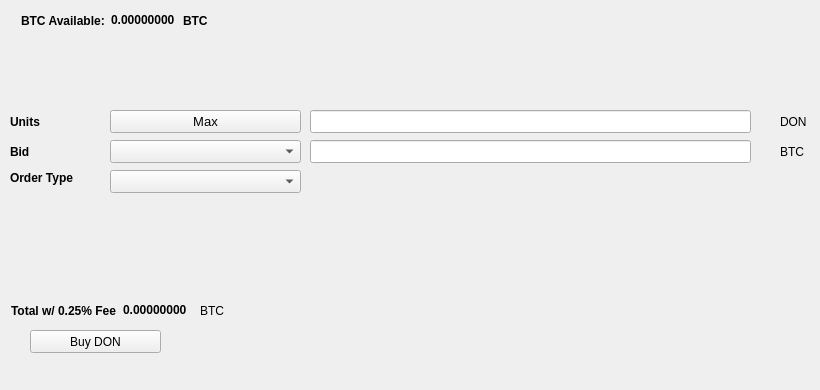
   <widget class="QWidget" name="BuyTab">
    <attribute name="title">
     <string>Buy</string>
    </attribute>
    <widget class="QPushButton" name="BuyDON">
     <property name="geometry">
      <rect>
       <x>30</x>
       <y>330</y>
       <width>131</width>
       <height>23</height>
      </rect>
     </property>
     <property name="text">
      <string>Buy DON</string>
     </property>
     <property name="icon">
      <iconset resource="../donate.qrc">
       <normaloff>:/icons/bitcoin</normaloff>:/icons/bitcoin</iconset>
     </property>
    </widget>
    <widget class="QLabel" name="label_3">
     <property name="geometry">
      <rect>
       <x>10</x>
       <y>110</y>
       <width>46</width>
       <height>23</height>
      </rect>
     </property>
     <property name="font">
      <font>
       <weight>75</weight>
       <bold>true</bold>
      </font>
     </property>
     <property name="text">
      <string>Units</string>
     </property>
    </widget>
    <widget class="QLineEdit" name="UnitsInput">
     <property name="geometry">
      <rect>
       <x>310</x>
       <y>110</y>
       <width>441</width>
       <height>23</height>
      </rect>
     </property>
     <property name="font">
      <font>
       <pointsize>9</pointsize>
       <weight>75</weight>
       <bold>true</bold>
      </font>
     </property>
    </widget>
    <widget class="QLineEdit" name="BuyBidPriceEdit">
     <property name="geometry">
      <rect>
       <x>310</x>
       <y>140</y>
       <width>441</width>
       <height>23</height>
      </rect>
     </property>
     <property name="font">
      <font>
       <pointsize>9</pointsize>
       <weight>75</weight>
       <bold>true</bold>
      </font>
     </property>
    </widget>
    <widget class="QLabel" name="label_4">
     <property name="geometry">
      <rect>
       <x>780</x>
       <y>110</y>
       <width>31</width>
       <height>23</height>
      </rect>
     </property>
     <property name="text">
      <string>DON</string>
     </property>
    </widget>
    <widget class="QLabel" name="label_5">
     <property name="geometry">
      <rect>
       <x>780</x>
       <y>140</y>
       <width>31</width>
       <height>23</height>
      </rect>
     </property>
     <property name="text">
      <string>BTC</string>
     </property>
    </widget>
    <widget class="QLabel" name="label_6">
     <property name="geometry">
      <rect>
       <x>10</x>
       <y>140</y>
       <width>46</width>
       <height>23</height>
      </rect>
     </property>
     <property name="font">
      <font>
       <weight>75</weight>
       <bold>true</bold>
      </font>
     </property>
     <property name="text">
      <string>Bid</string>
     </property>
    </widget>
    <widget class="QLabel" name="label_7">
     <property name="geometry">
      <rect>
       <x>10</x>
       <y>170</y>
       <width>91</width>
       <height>16</height>
      </rect>
     </property>
     <property name="font">
      <font>
       <weight>75</weight>
       <bold>true</bold>
      </font>
     </property>
     <property name="text">
      <string>Order Type</string>
     </property>
    </widget>
    <widget class="QPushButton" name="Buy_Max_Amount">
     <property name="geometry">
      <rect>
       <x>110</x>
       <y>110</y>
       <width>191</width>
       <height>23</height>
      </rect>
     </property>
     <property name="font">
      <font>
       <pointsize>10</pointsize>
      </font>
     </property>
     <property name="text">
      <string>Max</string>
     </property>
    </widget>
    <widget class="QComboBox" name="BuyBidcomboBox">
     <property name="geometry">
      <rect>
       <x>110</x>
       <y>140</y>
       <width>191</width>
       <height>23</height>
      </rect>
     </property>
     <property name="font">
      <font>
       <pointsize>10</pointsize>
      </font>
     </property>
    </widget>
    <widget class="QComboBox" name="buyOrdertypeCombo">
     <property name="geometry">
      <rect>
       <x>110</x>
       <y>170</y>
       <width>191</width>
       <height>23</height>
      </rect>
     </property>
     <property name="font">
      <font>
       <pointsize>10</pointsize>
      </font>
     </property>
    </widget>
    <widget class="QWidget" name="layoutWidget1">
     <property name="geometry">
      <rect>
       <x>21</x>
       <y>11</y>
       <width>227</width>
       <height>19</height>
      </rect>
     </property>
     <layout class="QHBoxLayout" name="horizontalLayout_3">
      <item>
       <widget class="QLabel" name="label232">
        <property name="font">
         <font>
          <weight>75</weight>
          <bold>true</bold>
         </font>
        </property>
        <property name="text">
         <string>BTC Available:</string>
        </property>
       </widget>
      </item>
      <item>
       <widget class="QLabel" name="BtcAvailableLbl">
        <property name="palette">
         <palette>
          <active>
           <colorrole role="WindowText">
            <brush brushstyle="SolidPattern">
             <color alpha="255">
              <red>0</red>
              <green>0</green>
              <blue>0</blue>
             </color>
            </brush>
           </colorrole>
           <colorrole role="Button">
            <brush brushstyle="SolidPattern">
             <color alpha="255">
              <red>0</red>
              <green>170</green>
              <blue>0</blue>
             </color>
            </brush>
           </colorrole>
           <colorrole role="Light">
            <brush brushstyle="SolidPattern">
             <color alpha="255">
              <red>0</red>
              <green>255</green>
              <blue>0</blue>
             </color>
            </brush>
           </colorrole>
           <colorrole role="Midlight">
            <brush brushstyle="SolidPattern">
             <color alpha="255">
              <red>0</red>
              <green>212</green>
              <blue>0</blue>
             </color>
            </brush>
           </colorrole>
           <colorrole role="Dark">
            <brush brushstyle="SolidPattern">
             <color alpha="255">
              <red>0</red>
              <green>85</green>
              <blue>0</blue>
             </color>
            </brush>
           </colorrole>
           <colorrole role="Mid">
            <brush brushstyle="SolidPattern">
             <color alpha="255">
              <red>0</red>
              <green>113</green>
              <blue>0</blue>
             </color>
            </brush>
           </colorrole>
           <colorrole role="Text">
            <brush brushstyle="SolidPattern">
             <color alpha="255">
              <red>0</red>
              <green>170</green>
              <blue>0</blue>
             </color>
            </brush>
           </colorrole>
           <colorrole role="BrightText">
            <brush brushstyle="SolidPattern">
             <color alpha="255">
              <red>255</red>
              <green>255</green>
              <blue>255</blue>
             </color>
            </brush>
           </colorrole>
           <colorrole role="ButtonText">
            <brush brushstyle="SolidPattern">
             <color alpha="255">
              <red>0</red>
              <green>0</green>
              <blue>0</blue>
             </color>
            </brush>
           </colorrole>
           <colorrole role="Base">
            <brush brushstyle="SolidPattern">
             <color alpha="255">
              <red>255</red>
              <green>255</green>
              <blue>255</blue>
             </color>
            </brush>
           </colorrole>
           <colorrole role="Window">
            <brush brushstyle="SolidPattern">
             <color alpha="255">
              <red>0</red>
              <green>170</green>
              <blue>0</blue>
             </color>
            </brush>
           </colorrole>
           <colorrole role="Shadow">
            <brush brushstyle="SolidPattern">
             <color alpha="255">
              <red>0</red>
              <green>0</green>
              <blue>0</blue>
             </color>
            </brush>
           </colorrole>
           <colorrole role="AlternateBase">
            <brush brushstyle="SolidPattern">
             <color alpha="255">
              <red>127</red>
              <green>212</green>
              <blue>127</blue>
             </color>
            </brush>
           </colorrole>
           <colorrole role="ToolTipBase">
            <brush brushstyle="SolidPattern">
             <color alpha="255">
              <red>255</red>
              <green>255</green>
              <blue>220</blue>
             </color>
            </brush>
           </colorrole>
           <colorrole role="ToolTipText">
            <brush brushstyle="SolidPattern">
             <color alpha="255">
              <red>0</red>
              <green>0</green>
              <blue>0</blue>
             </color>
            </brush>
           </colorrole>
          </active>
          <inactive>
           <colorrole role="WindowText">
            <brush brushstyle="SolidPattern">
             <color alpha="255">
              <red>0</red>
              <green>0</green>
              <blue>0</blue>
             </color>
            </brush>
           </colorrole>
           <colorrole role="Button">
            <brush brushstyle="SolidPattern">
             <color alpha="255">
              <red>0</red>
              <green>170</green>
              <blue>0</blue>
             </color>
            </brush>
           </colorrole>
           <colorrole role="Light">
            <brush brushstyle="SolidPattern">
             <color alpha="255">
              <red>0</red>
              <green>255</green>
              <blue>0</blue>
             </color>
            </brush>
           </colorrole>
           <colorrole role="Midlight">
            <brush brushstyle="SolidPattern">
             <color alpha="255">
              <red>0</red>
              <green>212</green>
              <blue>0</blue>
             </color>
            </brush>
           </colorrole>
           <colorrole role="Dark">
            <brush brushstyle="SolidPattern">
             <color alpha="255">
              <red>0</red>
              <green>85</green>
              <blue>0</blue>
             </color>
            </brush>
           </colorrole>
           <colorrole role="Mid">
            <brush brushstyle="SolidPattern">
             <color alpha="255">
              <red>0</red>
              <green>113</green>
              <blue>0</blue>
             </color>
            </brush>
           </colorrole>
           <colorrole role="Text">
            <brush brushstyle="SolidPattern">
             <color alpha="255">
              <red>0</red>
              <green>170</green>
              <blue>0</blue>
             </color>
            </brush>
           </colorrole>
           <colorrole role="BrightText">
            <brush brushstyle="SolidPattern">
             <color alpha="255">
              <red>255</red>
              <green>255</green>
              <blue>255</blue>
             </color>
            </brush>
           </colorrole>
           <colorrole role="ButtonText">
            <brush brushstyle="SolidPattern">
             <color alpha="255">
              <red>0</red>
              <green>0</green>
              <blue>0</blue>
             </color>
            </brush>
           </colorrole>
           <colorrole role="Base">
            <brush brushstyle="SolidPattern">
             <color alpha="255">
              <red>255</red>
              <green>255</green>
              <blue>255</blue>
             </color>
            </brush>
           </colorrole>
           <colorrole role="Window">
            <brush brushstyle="SolidPattern">
             <color alpha="255">
              <red>0</red>
              <green>170</green>
              <blue>0</blue>
             </color>
            </brush>
           </colorrole>
           <colorrole role="Shadow">
            <brush brushstyle="SolidPattern">
             <color alpha="255">
              <red>0</red>
              <green>0</green>
              <blue>0</blue>
             </color>
            </brush>
           </colorrole>
           <colorrole role="AlternateBase">
            <brush brushstyle="SolidPattern">
             <color alpha="255">
              <red>127</red>
              <green>212</green>
              <blue>127</blue>
             </color>
            </brush>
           </colorrole>
           <colorrole role="ToolTipBase">
            <brush brushstyle="SolidPattern">
             <color alpha="255">
              <red>255</red>
              <green>255</green>
              <blue>220</blue>
             </color>
            </brush>
           </colorrole>
           <colorrole role="ToolTipText">
            <brush brushstyle="SolidPattern">
             <color alpha="255">
              <red>0</red>
              <green>0</green>
              <blue>0</blue>
             </color>
            </brush>
           </colorrole>
          </inactive>
          <disabled>
           <colorrole role="WindowText">
            <brush brushstyle="SolidPattern">
             <color alpha="255">
              <red>0</red>
              <green>85</green>
              <blue>0</blue>
             </color>
            </brush>
           </colorrole>
           <colorrole role="Button">
            <brush brushstyle="SolidPattern">
             <color alpha="255">
              <red>0</red>
              <green>170</green>
              <blue>0</blue>
             </color>
            </brush>
           </colorrole>
           <colorrole role="Light">
            <brush brushstyle="SolidPattern">
             <color alpha="255">
              <red>0</red>
              <green>255</green>
              <blue>0</blue>
             </color>
            </brush>
           </colorrole>
           <colorrole role="Midlight">
            <brush brushstyle="SolidPattern">
             <color alpha="255">
              <red>0</red>
              <green>212</green>
              <blue>0</blue>
             </color>
            </brush>
           </colorrole>
           <colorrole role="Dark">
            <brush brushstyle="SolidPattern">
             <color alpha="255">
              <red>0</red>
              <green>85</green>
              <blue>0</blue>
             </color>
            </brush>
           </colorrole>
           <colorrole role="Mid">
            <brush brushstyle="SolidPattern">
             <color alpha="255">
              <red>0</red>
              <green>113</green>
              <blue>0</blue>
             </color>
            </brush>
           </colorrole>
           <colorrole role="Text">
            <brush brushstyle="SolidPattern">
             <color alpha="255">
              <red>0</red>
              <green>85</green>
              <blue>0</blue>
             </color>
            </brush>
           </colorrole>
           <colorrole role="BrightText">
            <brush brushstyle="SolidPattern">
             <color alpha="255">
              <red>255</red>
              <green>255</green>
              <blue>255</blue>
             </color>
            </brush>
           </colorrole>
           <colorrole role="ButtonText">
            <brush brushstyle="SolidPattern">
             <color alpha="255">
              <red>0</red>
              <green>85</green>
              <blue>0</blue>
             </color>
            </brush>
           </colorrole>
           <colorrole role="Base">
            <brush brushstyle="SolidPattern">
             <color alpha="255">
              <red>0</red>
              <green>170</green>
              <blue>0</blue>
             </color>
            </brush>
           </colorrole>
           <colorrole role="Window">
            <brush brushstyle="SolidPattern">
             <color alpha="255">
              <red>0</red>
              <green>170</green>
              <blue>0</blue>
             </color>
            </brush>
           </colorrole>
           <colorrole role="Shadow">
            <brush brushstyle="SolidPattern">
             <color alpha="255">
              <red>0</red>
              <green>0</green>
              <blue>0</blue>
             </color>
            </brush>
           </colorrole>
           <colorrole role="AlternateBase">
            <brush brushstyle="SolidPattern">
             <color alpha="255">
              <red>0</red>
              <green>170</green>
              <blue>0</blue>
             </color>
            </brush>
           </colorrole>
           <colorrole role="ToolTipBase">
            <brush brushstyle="SolidPattern">
             <color alpha="255">
              <red>255</red>
              <green>255</green>
              <blue>220</blue>
             </color>
            </brush>
           </colorrole>
           <colorrole role="ToolTipText">
            <brush brushstyle="SolidPattern">
             <color alpha="255">
              <red>0</red>
              <green>0</green>
              <blue>0</blue>
             </color>
            </brush>
           </colorrole>
          </disabled>
         </palette>
        </property>
        <property name="font">
         <font>
          <weight>75</weight>
          <bold>true</bold>
         </font>
        </property>
        <property name="text">
         <string>0.00000000</string>
        </property>
        <property name="textInteractionFlags">
         <set>Qt::LinksAccessibleByMouse|Qt::TextSelectableByKeyboard|Qt::TextSelectableByMouse</set>
        </property>
       </widget>
      </item>
      <item>
       <widget class="QLabel" name="BtcAvailableLbl_2">
        <property name="font">
         <font>
          <weight>75</weight>
          <bold>true</bold>
         </font>
        </property>
        <property name="text">
         <string>BTC</string>
        </property>
       </widget>
      </item>
     </layout>
    </widget>
    <widget class="QWidget" name="layoutWidge2">
     <property name="geometry">
      <rect>
       <x>11</x>
       <y>301</y>
       <width>259</width>
       <height>19</height>
      </rect>
     </property>
     <layout class="QHBoxLayout" name="horizontalLayout_4">
      <item>
       <widget class="QLabel" name="label_9">
        <property name="font">
         <font>
          <weight>75</weight>
          <bold>true</bold>
         </font>
        </property>
        <property name="text">
         <string>Total w/ 0.25% Fee</string>
        </property>
       </widget>
      </item>
      <item>
       <widget class="QLabel" name="BuyCostLabel">
        <property name="palette">
         <palette>
          <active>
           <colorrole role="WindowText">
            <brush brushstyle="SolidPattern">
             <color alpha="255">
              <red>0</red>
              <green>0</green>
              <blue>0</blue>
             </color>
            </brush>
           </colorrole>
           <colorrole role="Button">
            <brush brushstyle="SolidPattern">
             <color alpha="255">
              <red>0</red>
              <green>170</green>
              <blue>0</blue>
             </color>
            </brush>
           </colorrole>
           <colorrole role="Light">
            <brush brushstyle="SolidPattern">
             <color alpha="255">
              <red>0</red>
              <green>255</green>
              <blue>0</blue>
             </color>
            </brush>
           </colorrole>
           <colorrole role="Midlight">
            <brush brushstyle="SolidPattern">
             <color alpha="255">
              <red>0</red>
              <green>212</green>
              <blue>0</blue>
             </color>
            </brush>
           </colorrole>
           <colorrole role="Dark">
            <brush brushstyle="SolidPattern">
             <color alpha="255">
              <red>0</red>
              <green>85</green>
              <blue>0</blue>
             </color>
            </brush>
           </colorrole>
           <colorrole role="Mid">
            <brush brushstyle="SolidPattern">
             <color alpha="255">
              <red>0</red>
              <green>113</green>
              <blue>0</blue>
             </color>
            </brush>
           </colorrole>
           <colorrole role="Text">
            <brush brushstyle="SolidPattern">
             <color alpha="255">
              <red>0</red>
              <green>170</green>
              <blue>0</blue>
             </color>
            </brush>
           </colorrole>
           <colorrole role="BrightText">
            <brush brushstyle="SolidPattern">
             <color alpha="255">
              <red>255</red>
              <green>255</green>
              <blue>255</blue>
             </color>
            </brush>
           </colorrole>
           <colorrole role="ButtonText">
            <brush brushstyle="SolidPattern">
             <color alpha="255">
              <red>0</red>
              <green>0</green>
              <blue>0</blue>
             </color>
            </brush>
           </colorrole>
           <colorrole role="Base">
            <brush brushstyle="SolidPattern">
             <color alpha="255">
              <red>255</red>
              <green>255</green>
              <blue>255</blue>
             </color>
            </brush>
           </colorrole>
           <colorrole role="Window">
            <brush brushstyle="SolidPattern">
             <color alpha="255">
              <red>0</red>
              <green>170</green>
              <blue>0</blue>
             </color>
            </brush>
           </colorrole>
           <colorrole role="Shadow">
            <brush brushstyle="SolidPattern">
             <color alpha="255">
              <red>0</red>
              <green>0</green>
              <blue>0</blue>
             </color>
            </brush>
           </colorrole>
           <colorrole role="AlternateBase">
            <brush brushstyle="SolidPattern">
             <color alpha="255">
              <red>127</red>
              <green>212</green>
              <blue>127</blue>
             </color>
            </brush>
           </colorrole>
           <colorrole role="ToolTipBase">
            <brush brushstyle="SolidPattern">
             <color alpha="255">
              <red>255</red>
              <green>255</green>
              <blue>220</blue>
             </color>
            </brush>
           </colorrole>
           <colorrole role="ToolTipText">
            <brush brushstyle="SolidPattern">
             <color alpha="255">
              <red>0</red>
              <green>0</green>
              <blue>0</blue>
             </color>
            </brush>
           </colorrole>
          </active>
          <inactive>
           <colorrole role="WindowText">
            <brush brushstyle="SolidPattern">
             <color alpha="255">
              <red>0</red>
              <green>0</green>
              <blue>0</blue>
             </color>
            </brush>
           </colorrole>
           <colorrole role="Button">
            <brush brushstyle="SolidPattern">
             <color alpha="255">
              <red>0</red>
              <green>170</green>
              <blue>0</blue>
             </color>
            </brush>
           </colorrole>
           <colorrole role="Light">
            <brush brushstyle="SolidPattern">
             <color alpha="255">
              <red>0</red>
              <green>255</green>
              <blue>0</blue>
             </color>
            </brush>
           </colorrole>
           <colorrole role="Midlight">
            <brush brushstyle="SolidPattern">
             <color alpha="255">
              <red>0</red>
              <green>212</green>
              <blue>0</blue>
             </color>
            </brush>
           </colorrole>
           <colorrole role="Dark">
            <brush brushstyle="SolidPattern">
             <color alpha="255">
              <red>0</red>
              <green>85</green>
              <blue>0</blue>
             </color>
            </brush>
           </colorrole>
           <colorrole role="Mid">
            <brush brushstyle="SolidPattern">
             <color alpha="255">
              <red>0</red>
              <green>113</green>
              <blue>0</blue>
             </color>
            </brush>
           </colorrole>
           <colorrole role="Text">
            <brush brushstyle="SolidPattern">
             <color alpha="255">
              <red>0</red>
              <green>170</green>
              <blue>0</blue>
             </color>
            </brush>
           </colorrole>
           <colorrole role="BrightText">
            <brush brushstyle="SolidPattern">
             <color alpha="255">
              <red>255</red>
              <green>255</green>
              <blue>255</blue>
             </color>
            </brush>
           </colorrole>
           <colorrole role="ButtonText">
            <brush brushstyle="SolidPattern">
             <color alpha="255">
              <red>0</red>
              <green>0</green>
              <blue>0</blue>
             </color>
            </brush>
           </colorrole>
           <colorrole role="Base">
            <brush brushstyle="SolidPattern">
             <color alpha="255">
              <red>255</red>
              <green>255</green>
              <blue>255</blue>
             </color>
            </brush>
           </colorrole>
           <colorrole role="Window">
            <brush brushstyle="SolidPattern">
             <color alpha="255">
              <red>0</red>
              <green>170</green>
              <blue>0</blue>
             </color>
            </brush>
           </colorrole>
           <colorrole role="Shadow">
            <brush brushstyle="SolidPattern">
             <color alpha="255">
              <red>0</red>
              <green>0</green>
              <blue>0</blue>
             </color>
            </brush>
           </colorrole>
           <colorrole role="AlternateBase">
            <brush brushstyle="SolidPattern">
             <color alpha="255">
              <red>127</red>
              <green>212</green>
              <blue>127</blue>
             </color>
            </brush>
           </colorrole>
           <colorrole role="ToolTipBase">
            <brush brushstyle="SolidPattern">
             <color alpha="255">
              <red>255</red>
              <green>255</green>
              <blue>220</blue>
             </color>
            </brush>
           </colorrole>
           <colorrole role="ToolTipText">
            <brush brushstyle="SolidPattern">
             <color alpha="255">
              <red>0</red>
              <green>0</green>
              <blue>0</blue>
             </color>
            </brush>
           </colorrole>
          </inactive>
          <disabled>
           <colorrole role="WindowText">
            <brush brushstyle="SolidPattern">
             <color alpha="255">
              <red>0</red>
              <green>85</green>
              <blue>0</blue>
             </color>
            </brush>
           </colorrole>
           <colorrole role="Button">
            <brush brushstyle="SolidPattern">
             <color alpha="255">
              <red>0</red>
              <green>170</green>
              <blue>0</blue>
             </color>
            </brush>
           </colorrole>
           <colorrole role="Light">
            <brush brushstyle="SolidPattern">
             <color alpha="255">
              <red>0</red>
              <green>255</green>
              <blue>0</blue>
             </color>
            </brush>
           </colorrole>
           <colorrole role="Midlight">
            <brush brushstyle="SolidPattern">
             <color alpha="255">
              <red>0</red>
              <green>212</green>
              <blue>0</blue>
             </color>
            </brush>
           </colorrole>
           <colorrole role="Dark">
            <brush brushstyle="SolidPattern">
             <color alpha="255">
              <red>0</red>
              <green>85</green>
              <blue>0</blue>
             </color>
            </brush>
           </colorrole>
           <colorrole role="Mid">
            <brush brushstyle="SolidPattern">
             <color alpha="255">
              <red>0</red>
              <green>113</green>
              <blue>0</blue>
             </color>
            </brush>
           </colorrole>
           <colorrole role="Text">
            <brush brushstyle="SolidPattern">
             <color alpha="255">
              <red>0</red>
              <green>85</green>
              <blue>0</blue>
             </color>
            </brush>
           </colorrole>
           <colorrole role="BrightText">
            <brush brushstyle="SolidPattern">
             <color alpha="255">
              <red>255</red>
              <green>255</green>
              <blue>255</blue>
             </color>
            </brush>
           </colorrole>
           <colorrole role="ButtonText">
            <brush brushstyle="SolidPattern">
             <color alpha="255">
              <red>0</red>
              <green>85</green>
              <blue>0</blue>
             </color>
            </brush>
           </colorrole>
           <colorrole role="Base">
            <brush brushstyle="SolidPattern">
             <color alpha="255">
              <red>0</red>
              <green>170</green>
              <blue>0</blue>
             </color>
            </brush>
           </colorrole>
           <colorrole role="Window">
            <brush brushstyle="SolidPattern">
             <color alpha="255">
              <red>0</red>
              <green>170</green>
              <blue>0</blue>
             </color>
            </brush>
           </colorrole>
           <colorrole role="Shadow">
            <brush brushstyle="SolidPattern">
             <color alpha="255">
              <red>0</red>
              <green>0</green>
              <blue>0</blue>
             </color>
            </brush>
           </colorrole>
           <colorrole role="AlternateBase">
            <brush brushstyle="SolidPattern">
             <color alpha="255">
              <red>0</red>
              <green>170</green>
              <blue>0</blue>
             </color>
            </brush>
           </colorrole>
           <colorrole role="ToolTipBase">
            <brush brushstyle="SolidPattern">
             <color alpha="255">
              <red>255</red>
              <green>255</green>
              <blue>220</blue>
             </color>
            </brush>
           </colorrole>
           <colorrole role="ToolTipText">
            <brush brushstyle="SolidPattern">
             <color alpha="255">
              <red>0</red>
              <green>0</green>
              <blue>0</blue>
             </color>
            </brush>
           </colorrole>
          </disabled>
         </palette>
        </property>
        <property name="font">
         <font>
          <weight>75</weight>
          <bold>true</bold>
         </font>
        </property>
        <property name="autoFillBackground">
         <bool>false</bool>
        </property>
        <property name="text">
         <string>0.00000000</string>
        </property>
        <property name="textInteractionFlags">
         <set>Qt::LinksAccessibleByMouse|Qt::TextSelectableByMouse</set>
        </property>
       </widget>
      </item>
      <item>
       <widget class="QLabel" name="label_10">
        <property name="font">
         <font>
          <weight>50</weight>
          <bold>false</bold>
         </font>
        </property>
        <property name="text">
         <string>BTC</string>
        </property>
       </widget>
      </item>
     </layout>
    </widget>
    <widget class="QLabel" name="label_24">
     <property name="geometry">
      <rect>
       <x>460</x>
       <y>300</y>
       <width>281</width>
       <height>81</height>
      </rect>
     </property>
     <property name="text">
      <string/>
     </property>
     <property name="pixmap">
      <pixmap>:/images/bittrex</pixmap>
     </property>
    </widget>
   </widget>
